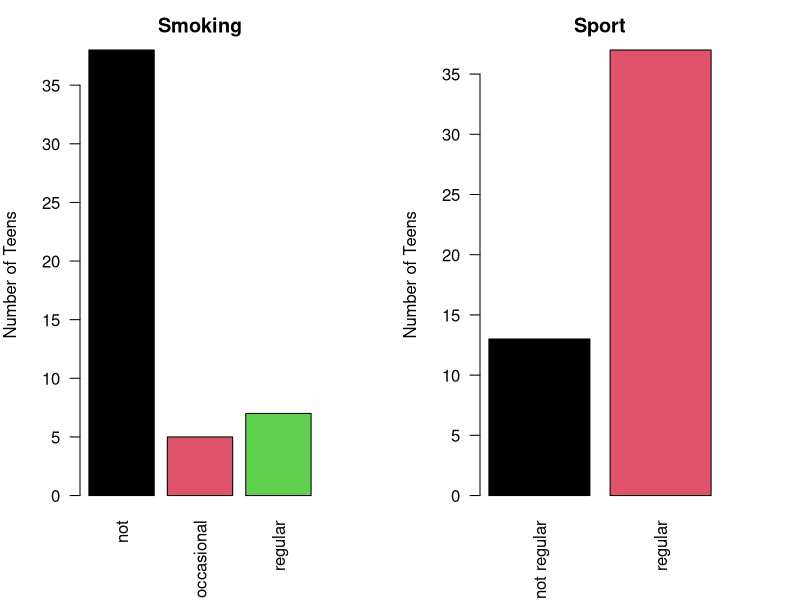

Generate this figure with R:
## ---- chunk 1
library(knitr)
opts_chunk$set(echo=TRUE, 
               warning=FALSE, 
               message=FALSE,
               cache = FALSE,
               include = TRUE,
               results = 'show',
               error = TRUE)
## ---- chunk 2
# Load the data
s50 <- read.table("s50_1995.txt", header = TRUE)

# Convert each column to ordered factors with appropriate levels
s50$alcohol <- factor(s50$alcohol,
                    levels = 1:5, 
                    labels = c("not", "once or twice a year", "once a month", 
                               "once a week", "more than once a week"),
                    ordered = TRUE)
s50$drugs <- factor(s50$drugs,
                    levels = 1:4, 
                    labels = c("not", "once", "occasional", "regular"),
                    ordered = TRUE)
s50$smoke <- factor(s50$smoke,
                    levels = 1:3, 
                    labels = c("not", "occasional", "regular"),
                    ordered = TRUE)
s50$sport <- factor(s50$sport,
                    levels = 1:2, 
                    labels = c("not regular", "regular"),
                    ordered = TRUE)

# Show the structure of the dataset
str(s50)
## ---- chunk 3
# Set figure margins:
par(mfrow=c(1, 2),
    mar=c(5, 4, 2.5, 4)) # Leave space for titles under plot

# Create first barplot:
barplot(height=table(s50$smoke),
        ylab='Number of Teens',
        main='Smoking',
        col=1:3,
        las=2)

# Create second plot:
barplot(height=table(s50$sport),
        ylab='Number of Teens',
        main='Sport',
        col=1:3,
        las=2)
## ---- chunk 4
sum(table(s50$smoke)[c("occasional", "regular")])/nrow(s50)
## ---- chunk 5
# Find the number:
num <- table(s50$smoke, s50$sport)[c("occasional", "regular"),"regular"]

# Calculate the proportion
sum(num)/nrow(s50)	
## ---- chunk 6
# Assign the class 's50survey':
class(s50) <- "s50survey"

# Write the summary method:
summary.s50survey <- function(x){
  lapply(x, function(y) table(y, dnn = NULL) / length(y))
}

# Test the method on the class instance:
summary(s50)
## ---- chunk 7
summary(s50)$drugs["not"]
## ---- chunk 8

# Load the data
s50.1997 <- read.table("s50_1997.txt", header = TRUE)

# Convert each column to ordered factors with appropriate levels
s50.1997$alcohol <- factor(s50.1997$alcohol,
                    levels = 1:5, 
                    labels = c("not", "once or twice a year", "once a month", "once a week", "more than once a week"),
                    ordered = TRUE)
s50.1997$drugs <- factor(s50.1997$drugs,
                    levels = 1:4, 
                    labels = c("not", "once", "occasional", "regular"),
                    ordered = TRUE)
s50.1997$smoke <- factor(s50.1997$smoke,
                    levels = 1:3, 
                    labels = c("not", "occasional", "regular"),
                    ordered = TRUE)
s50.1997$sport <- factor(s50.1997$sport,
                    levels = 1:2, 
                    labels = c("not regular", "regular"),
                    ordered = TRUE)

# Assign the object to the class s50survey
class(s50.1997) <- "s50survey"

# Show the structure of the dataset
str(s50.1997)
## ---- chunk 9
summary(s50.1997)
## ---- chunk 10
# Finding the proportion in 1997:
summary(s50.1997)$sport["regular"]

# And the proportion from 1995:
summary(s50)$sport["regular"]
